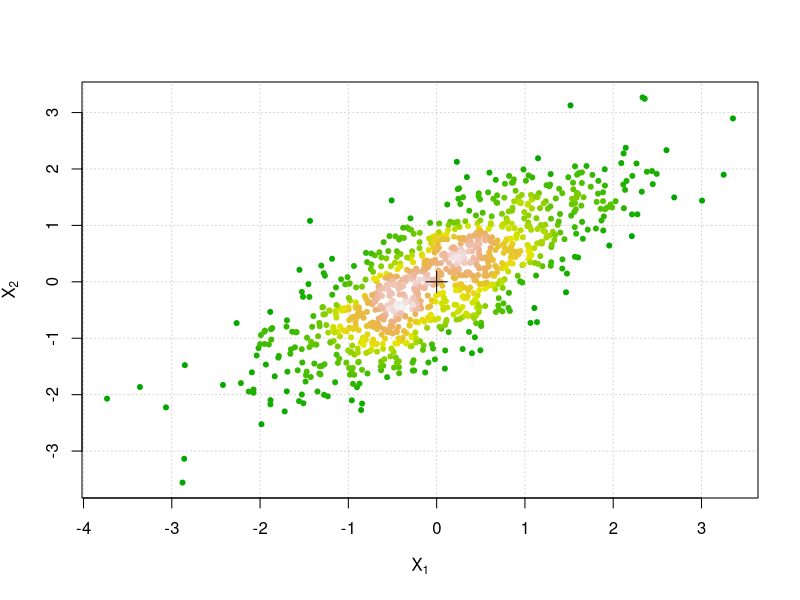
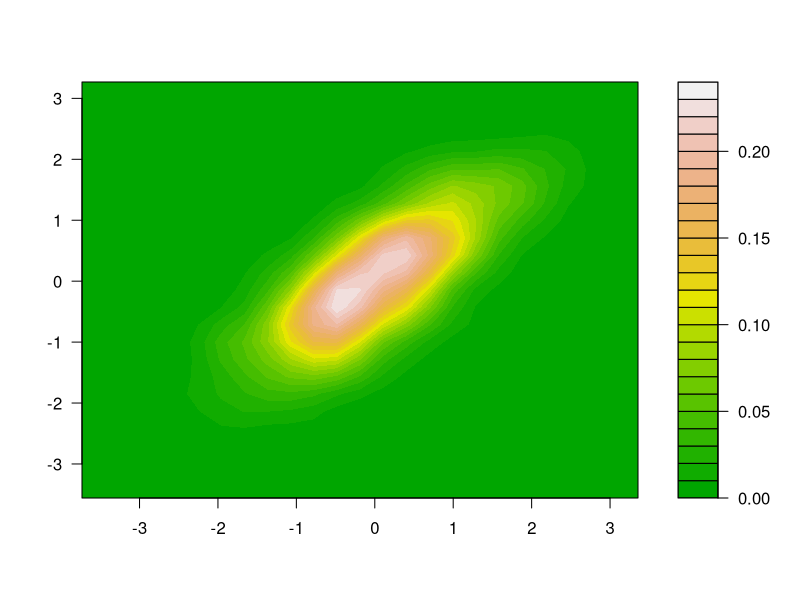
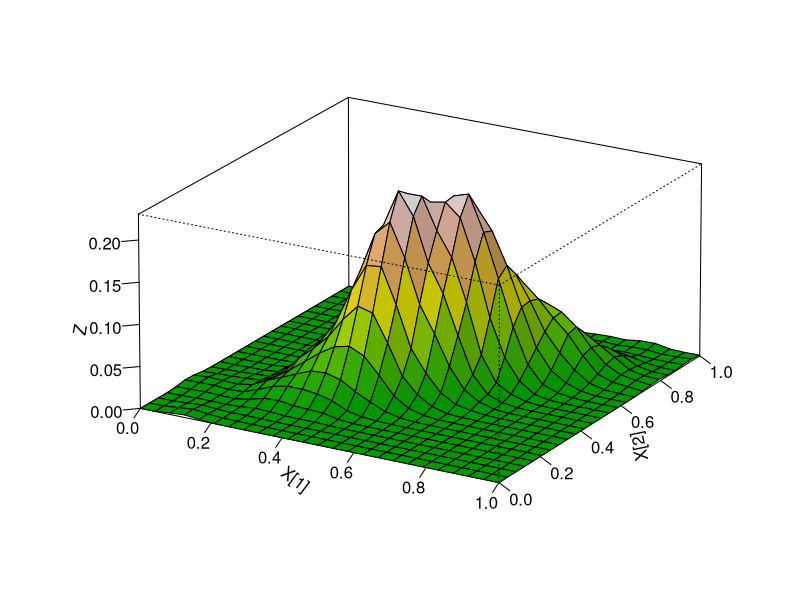

These charts were generated, in order, by the following R code:
## ---- chunk 1
library(mvtnorm)
n <- c(26, 24, 20, 33, 32)
V <- diag(1 / n)
df <- 130
C <- matrix(c(
  1, 1, 1, 0, 0, -1, 0, 0, 1, 0,
  0, -1, 0, 0, 1, 0, 0, 0, -1, -1,
  0, 0, -1, 0, 0
), ncol = 5)
cv <- C %*% V %*% t(C) ## covariance matrix
dv <- t(1 / sqrt(diag(cv)))
cr <- cv * (t(dv) %*% dv) ## correlation matrix
delta <- rep(0, 5)
Tn <- qmvt(0.95,
  df = df, delta = delta, corr = cr,
  abseps = 0.0001, maxpts = 100000, tail = "both"
)
Tn
## ---- chunk 2
library(MASS)
n <- 1000 # 样本量
X <- mvrnorm(n, mu = rep(0, 2), Sigma = matrix(c(1, 0.8, 0.8, 1), ncol = 2, byrow = TRUE))
plot(X,
  pch = 20, panel.first = grid(), cex = 1,
  col = densCols(X, colramp = terrain.colors),
  xlab = expression(X[1]), ylab = expression(X[2])
)
points(x =0, y = 0, pch = 3, cex = 2)
## ---- chunk 3
f1 <- kde2d(X[, 1], X[, 2], n = 25)
filled.contour(f1, color.palette = terrain.colors)

library(shape)
persp(f1$z, 
  xlab = expression(X[1]), ylab = expression(X[2]),
  zlab = expression(Z),
  col = drapecol(f1$z, col = terrain.colors(20)),
  theta = 30, phi = 20, 
  r = 50, d = 0.1, expand = 0.5, ltheta = 90, lphi = 180,
  shade = 0.1, ticktype = "detailed", nticks = 5, box = TRUE
)
